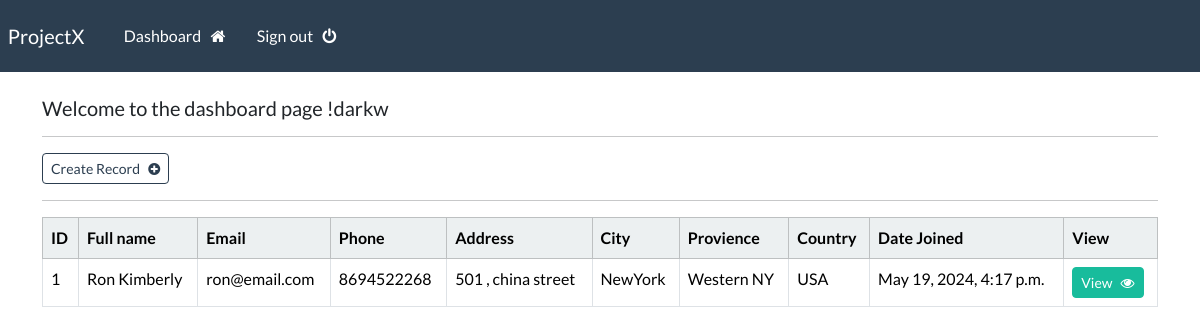
The page /dashboard (signed in) on the database its author committed.
### webapp/models.py (models this page shows, shortened)
class Record (models.Model):
    creation_date=models.DateTimeField(auto_now_add=True)
    first_name=models.CharField(max_length=100)
    last_name=models.CharField(max_length=100)
    email =models.CharField(max_length=255)
    phone=models.CharField(max_length=20)
    address = models.CharField(max_length=300)
    city=models.CharField(max_length=255)
    provience=models.CharField(max_length=200)
    country=models.CharField(max_length=125)

### webapp/views.py (the view)
# urls.py: path('dashboard',views.dashboard, name="dashboard"),
@login_required(login_url='my-login')
def dashboard(request):
    my_record=Record.objects.all()
    context ={'records':my_record}
    return render(request , 'webapp/dashboard.html',context=context)

### webapp/templates/webapp/dashboard.html
{% extends 'webapp/base.html' %}
{% block content %}
    <h5>Welcome to the dashboard page !{{user}}</h5>
    <hr>
    <a class="btn btn-outline-primary btn-sm" href="{% url 'create-record' %}">Create Record &nbsp; <i class="fa fa-plus-circle" aria-hidden="true"></i></a>
    <hr>
    <table class="table  table-hover table-bordered">
        <thead class="table-light">
            <tr>
                <th scope="col">ID</th>
                <th scope="col">Full name</th>
                <th scope="col">Email</th>
                <th scope="col">Phone</th>
                <th scope="col">Address</th>
                <th scope="col">City</th>
                <th scope="col">Provience</th>
                <th scope="col">Country</th>
                <th scope="col">Date Joined</th>
                <th scope="col">View</th>
            </tr>
        </thead>
        <tbody>
        {% if records %}
            {% for record in records %}
            <tr>
                <td>    {{record.id}} </td>
                <td>    {{record.first_name}} {{record.last_name}} </td>
                <td>    {{record.email}} </td>
                <td>    {{record.phone}} </td>
                <td>    {{record.address}} </td>
                <td>    {{record.city}} </td>
                <td>    {{record.provience}} </td>
                <td>    {{record.country}} </td>
                <td>    {{record.creation_date}} </td>
                <td> <a class="btn btn-success btn-sm" href="{% url 'record' record.id %}"> View &nbsp; <i class="fa fa-eye" aria-hidden="true"></i> </a> </td>
            </tr>
            {% endfor %}
        {% endif %}
        </tbody>
    </table>
{% endblock %}

### webapp/templates/webapp/base.html (shortened to what this page needs)
{% load static %}
<!DOCTYPE html>
<html lang="en">
<head>
    <link rel="stylesheet" type="text/css" href="https://bootswatch.com/5/flatly/bootstrap.min.css">
    <link rel="stylesheet" type="text/css"  href="{%static 'css/styles.css' %}">
    <link rel="stylesheet" href="https://cdnjs.cloudflare.com/ajax/libs/font-awesome/4.7.0/css/font-awesome.min.css">
</head>
<body>
    {% include 'webapp/navbar.html' %}
    <div class="container">
        <br>
        {% block content %}
        {% endblock %}
    </div>
</body>
</html>

### webapp/templates/webapp/navbar.html (shortened to what this page needs)
<nav class="navbar navbar-expand-lg navbar-dark bg-primary justify-content-center">
    <a class="navbar-brand main-heading" href="{% url '' %}">
      &nbsp; ProjectX
    </a>
      <div class="collapse navbar-collapse text-center" id="navbarNavDropdown">
        <ul class="navbar-nav mr-auto">
          {% if user.is_authenticated %}
            <li class="nav-item">
              <a class="nav-link" href="{% url 'dashboard' %}">Dashboard &nbsp; <i class="fa fa-home" aria-hidden="true"></i> </a>
            </li>
            <li class="nav-item">
              <a class="nav-link" href="{% url 'user-logout' %}">Sign out &nbsp; <i class="fa fa-power-off" aria-hidden="true"></i> </a>
            </li>
        </ul>
        {% endif %}
      </div>
  </nav>

### rows shown on the page
Record: id "1", first_name "Ron", last_name "Kimberly", email "ron@email.com", phone "8694522268", address "501 , china street", city "NewYork", provience "Western NY", country "USA", creation_date "May 19, 2024, 4:17 p.m."

### other values the page prints
{{ user }} "darkw"
